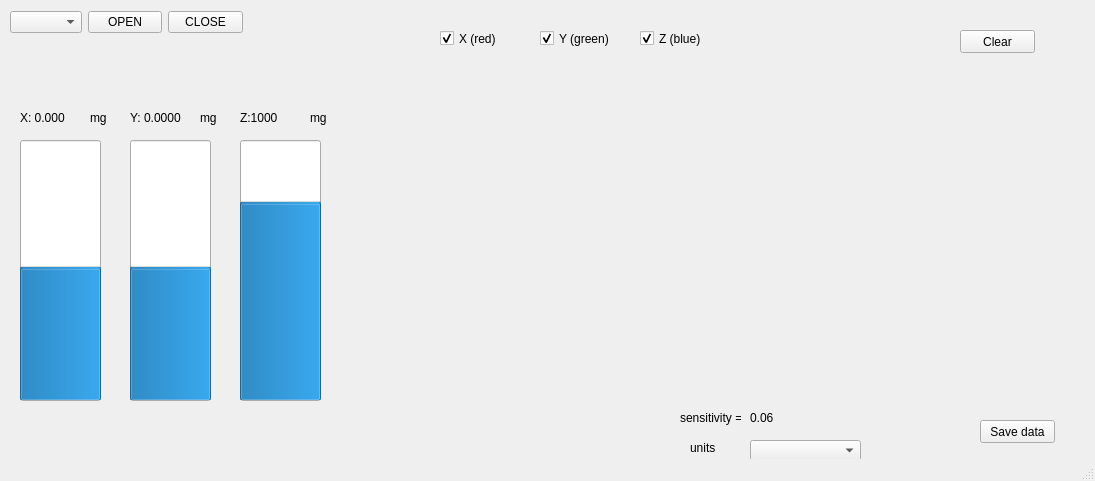
<?xml version="1.0" encoding="UTF-8"?>
<ui version="4.0">
 <class>MainWindow</class>
 <widget class="QMainWindow" name="MainWindow">
  <property name="enabled">
   <bool>true</bool>
  </property>
  <property name="geometry">
   <rect>
    <x>0</x>
    <y>0</y>
    <width>1095</width>
    <height>481</height>
   </rect>
  </property>
  <property name="acceptDrops">
   <bool>false</bool>
  </property>
  <property name="windowTitle">
   <string>MainWindow</string>
  </property>
  <property name="documentMode">
   <bool>false</bool>
  </property>
  <property name="tabShape">
   <enum>QTabWidget::Triangular</enum>
  </property>
  <property name="dockNestingEnabled">
   <bool>false</bool>
  </property>
  <property name="dockOptions">
   <set>QMainWindow::AllowTabbedDocks|QMainWindow::AnimatedDocks</set>
  </property>
  <widget class="QWidget" name="centralwidget">
   <widget class="QWidget" name="layoutWidget">
    <property name="geometry">
     <rect>
      <x>10</x>
      <y>10</y>
      <width>233</width>
      <height>25</height>
     </rect>
    </property>
    <layout class="QHBoxLayout" name="horizontalLayout">
     <item>
      <widget class="QComboBox" name="comL"/>
     </item>
     <item>
      <widget class="QPushButton" name="openB">
       <property name="text">
        <string>OPEN</string>
       </property>
      </widget>
     </item>
     <item>
      <widget class="QPushButton" name="closeB">
       <property name="text">
        <string>CLOSE</string>
       </property>
      </widget>
     </item>
    </layout>
   </widget>
   <widget class="QProgressBar" name="XBar">
    <property name="geometry">
     <rect>
      <x>20</x>
      <y>140</y>
      <width>81</width>
      <height>261</height>
     </rect>
    </property>
    <property name="minimum">
     <number>-200</number>
    </property>
    <property name="maximum">
     <number>200</number>
    </property>
    <property name="value">
     <number>0</number>
    </property>
    <property name="orientation">
     <enum>Qt::Vertical</enum>
    </property>
    <property name="invertedAppearance">
     <bool>false</bool>
    </property>
   </widget>
   <widget class="QLabel" name="Xlabel">
    <property name="geometry">
     <rect>
      <x>20</x>
      <y>110</y>
      <width>61</width>
      <height>16</height>
     </rect>
    </property>
    <property name="text">
     <string>X: 0.000</string>
    </property>
   </widget>
   <widget class="QProgressBar" name="YBar">
    <property name="geometry">
     <rect>
      <x>130</x>
      <y>140</y>
      <width>81</width>
      <height>261</height>
     </rect>
    </property>
    <property name="minimum">
     <number>-200</number>
    </property>
    <property name="maximum">
     <number>200</number>
    </property>
    <property name="value">
     <number>0</number>
    </property>
    <property name="orientation">
     <enum>Qt::Vertical</enum>
    </property>
    <property name="invertedAppearance">
     <bool>false</bool>
    </property>
   </widget>
   <widget class="QLabel" name="Ylabel">
    <property name="geometry">
     <rect>
      <x>130</x>
      <y>110</y>
      <width>61</width>
      <height>16</height>
     </rect>
    </property>
    <property name="text">
     <string>Y: 0.0000</string>
    </property>
   </widget>
   <widget class="QProgressBar" name="ZBar">
    <property name="geometry">
     <rect>
      <x>240</x>
      <y>140</y>
      <width>81</width>
      <height>261</height>
     </rect>
    </property>
    <property name="minimum">
     <number>-200</number>
    </property>
    <property name="maximum">
     <number>200</number>
    </property>
    <property name="value">
     <number>100</number>
    </property>
    <property name="orientation">
     <enum>Qt::Vertical</enum>
    </property>
    <property name="invertedAppearance">
     <bool>false</bool>
    </property>
   </widget>
   <widget class="QLabel" name="Zlabel">
    <property name="geometry">
     <rect>
      <x>240</x>
      <y>110</y>
      <width>71</width>
      <height>16</height>
     </rect>
    </property>
    <property name="text">
     <string>Z:1000</string>
    </property>
   </widget>
   <widget class="PlotWidget" name="graph" native="true">
    <property name="geometry">
     <rect>
      <x>340</x>
      <y>70</y>
      <width>711</width>
      <height>331</height>
     </rect>
    </property>
   </widget>
   <widget class="QPushButton" name="clearB">
    <property name="geometry">
     <rect>
      <x>960</x>
      <y>30</y>
      <width>75</width>
      <height>23</height>
     </rect>
    </property>
    <property name="text">
     <string>Clear</string>
    </property>
   </widget>
   <widget class="QCheckBox" name="XcheckBox">
    <property name="geometry">
     <rect>
      <x>440</x>
      <y>30</y>
      <width>70</width>
      <height>17</height>
     </rect>
    </property>
    <property name="acceptDrops">
     <bool>false</bool>
    </property>
    <property name="autoFillBackground">
     <bool>false</bool>
    </property>
    <property name="text">
     <string>X (red)</string>
    </property>
    <property name="checked">
     <bool>true</bool>
    </property>
   </widget>
   <widget class="QCheckBox" name="YcheckBox">
    <property name="geometry">
     <rect>
      <x>540</x>
      <y>30</y>
      <width>70</width>
      <height>17</height>
     </rect>
    </property>
    <property name="text">
     <string>Y (green)</string>
    </property>
    <property name="checked">
     <bool>true</bool>
    </property>
   </widget>
   <widget class="QCheckBox" name="ZcheckBox">
    <property name="geometry">
     <rect>
      <x>640</x>
      <y>30</y>
      <width>70</width>
      <height>17</height>
     </rect>
    </property>
    <property name="text">
     <string>Z (blue)</string>
    </property>
    <property name="checked">
     <bool>true</bool>
    </property>
   </widget>
   <widget class="QLabel" name="label_uintsX">
    <property name="geometry">
     <rect>
      <x>90</x>
      <y>110</y>
      <width>47</width>
      <height>16</height>
     </rect>
    </property>
    <property name="text">
     <string>mg</string>
    </property>
   </widget>
   <widget class="QLabel" name="label_uintsY">
    <property name="geometry">
     <rect>
      <x>200</x>
      <y>110</y>
      <width>47</width>
      <height>16</height>
     </rect>
    </property>
    <property name="text">
     <string>mg</string>
    </property>
   </widget>
   <widget class="QLabel" name="label_uintsZ">
    <property name="geometry">
     <rect>
      <x>310</x>
      <y>110</y>
      <width>47</width>
      <height>16</height>
     </rect>
    </property>
    <property name="text">
     <string>mg</string>
    </property>
   </widget>
   <widget class="QPushButton" name="outputButton">
    <property name="geometry">
     <rect>
      <x>980</x>
      <y>420</y>
      <width>75</width>
      <height>23</height>
     </rect>
    </property>
    <property name="text">
     <string>Save data</string>
    </property>
   </widget>
   <widget class="QComboBox" name="units_list">
    <property name="geometry">
     <rect>
      <x>750</x>
      <y>440</y>
      <width>111</width>
      <height>21</height>
     </rect>
    </property>
   </widget>
   <widget class="QLabel" name="units">
    <property name="geometry">
     <rect>
      <x>690</x>
      <y>440</y>
      <width>61</width>
      <height>16</height>
     </rect>
    </property>
    <property name="text">
     <string>units</string>
    </property>
   </widget>
   <widget class="QLabel" name="sensitive">
    <property name="geometry">
     <rect>
      <x>680</x>
      <y>410</y>
      <width>61</width>
      <height>16</height>
     </rect>
    </property>
    <property name="text">
     <string>sensitivity = </string>
    </property>
   </widget>
   <widget class="QLabel" name="sensitive_Value">
    <property name="geometry">
     <rect>
      <x>750</x>
      <y>410</y>
      <width>111</width>
      <height>16</height>
     </rect>
    </property>
    <property name="text">
     <string>0.06</string>
    </property>
   </widget>
  </widget>
  <widget class="QStatusBar" name="statusbar"/>
 </widget>
 <customwidgets>
  <customwidget>
   <class>PlotWidget</class>
   <extends>QWidget</extends>
   <header>pyqtgraph</header>
   <container>1</container>
  </customwidget>
 </customwidgets>
 <resources/>
 <connections/>
</ui>
